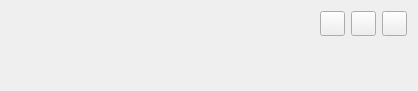
     <widget class="QWidget" name="page_7">
      <property name="geometry">
       <rect>
        <x>0</x>
        <y>0</y>
        <width>418</width>
        <height>91</height>
       </rect>
      </property>
      <attribute name="label">
       <string>3. Path Planning</string>
      </attribute>
      <layout class="QVBoxLayout" name="verticalLayout_4">
       <item>
        <layout class="QHBoxLayout" name="horizontalLayout_3">
         <item>
          <spacer name="horizontalSpacer_2">
           <property name="orientation">
            <enum>Qt::Horizontal</enum>
           </property>
           <property name="sizeHint" stdset="0">
            <size>
             <width>40</width>
             <height>20</height>
            </size>
           </property>
          </spacer>
         </item>
         <item>
          <widget class="QPushButton" name="pushButton_13">
           <property name="minimumSize">
            <size>
             <width>25</width>
             <height>25</height>
            </size>
           </property>
           <property name="maximumSize">
            <size>
             <width>25</width>
             <height>25</height>
            </size>
           </property>
           <property name="text">
            <string/>
           </property>
           <property name="icon">
            <iconset resource="../MeasureWidnow.qrc">
             <normaloff>:/new/measure/figure/measure_wind/open.png</normaloff>:/new/measure/figure/measure_wind/open.png</iconset>
           </property>
          </widget>
         </item>
         <item>
          <widget class="QPushButton" name="pushButton_5">
           <property name="minimumSize">
            <size>
             <width>25</width>
             <height>25</height>
            </size>
           </property>
           <property name="maximumSize">
            <size>
             <width>25</width>
             <height>25</height>
            </size>
           </property>
           <property name="text">
            <string/>
           </property>
           <property name="icon">
            <iconset resource="../CADWindow.qrc">
             <normaloff>:/cad_wind/figure/cad_wind/ok.png</normaloff>:/cad_wind/figure/cad_wind/ok.png</iconset>
           </property>
          </widget>
         </item>
         <item>
          <widget class="QPushButton" name="pushButton_12">
           <property name="minimumSize">
            <size>
             <width>25</width>
             <height>25</height>
            </size>
           </property>
           <property name="maximumSize">
            <size>
             <width>25</width>
             <height>25</height>
            </size>
           </property>
           <property name="text">
            <string/>
           </property>
           <property name="icon">
            <iconset resource="../MeshWindow.qrc">
             <normaloff>:/new/prefix1/figure/mesh_wind/see.png</normaloff>:/new/prefix1/figure/mesh_wind/see.png</iconset>
           </property>
           <property name="checkable">
            <bool>true</bool>
           </property>
          </widget>
         </item>
        </layout>
       </item>
       <item>
        <spacer name="verticalSpacer_3">
         <property name="orientation">
          <enum>Qt::Vertical</enum>
         </property>
         <property name="sizeHint" stdset="0">
          <size>
           <width>20</width>
           <height>40</height>
          </size>
         </property>
        </spacer>
       </item>
      </layout>
     </widget>
